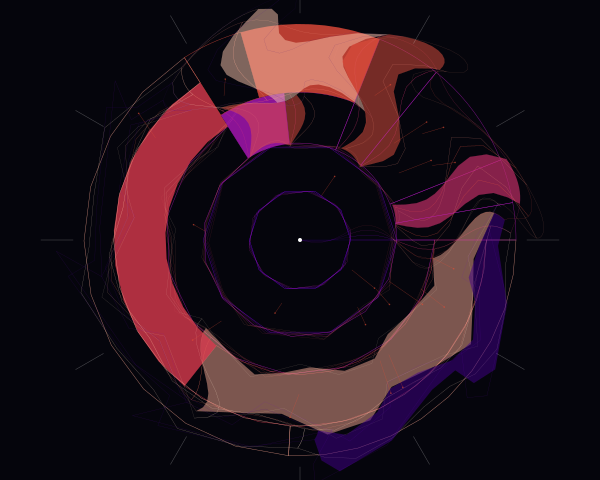

Source code (Python):
import cairo
import math
import random

# Setup
width, height = 600, 480
surface = cairo.ImageSurface(cairo.FORMAT_ARGB32, width, height)
ctx = cairo.Context(surface)

# Background
ctx.set_source_rgb(0.02, 0.02, 0.05)  # Deep indigo-black
ctx.paint()

# Configuration
CENTER_X, CENTER_Y = width / 2, height / 2
MAX_RADIUS = min(width, height) * 0.45
CELLS = []
ITERATIONS = 5

def get_thermal_color(t):
    """Returns a color based on a thermal gradient: Indigo -> Violet -> Cinnabar -> White"""
    # t is 0.0 to 1.0
    colors = [
        (0.11, 0.0, 0.32),  # Deep Indigo
        (0.56, 0.0, 1.0),   # Violet
        (0.89, 0.26, 0.2),  # Cinnabar
        (1.0, 0.9, 0.8)     # Warm White
    ]
    
    if t <= 0: return colors[0]
    if t >= 1: return colors[-1]
    
    # Interpolation logic
    idx = t * (len(colors) - 1)
    i = int(idx)
    f = idx - i
    r = colors[i][0] + (colors[i+1][0] - colors[i][0]) * f
    g = colors[i][1] + (colors[i+1][1] - colors[i][1]) * f
    b = colors[i][2] + (colors[i+1][2] - colors[i][2]) * f
    return (r, g, b)

def subdivide(x, y, w, h, depth):
    """Recursive subdivision to create a Swiss-style hierarchical grid."""
    if depth > 0 and (random.random() > 0.2 or depth > 3):
        split_vertical = random.random() > 0.5
        if split_vertical:
            mid = w * random.uniform(0.3, 0.7)
            subdivide(x, y, mid, h, depth - 1)
            subdivide(x + mid, y, w - mid, h, depth - 1)
        else:
            mid = h * random.uniform(0.3, 0.7)
            subdivide(x, y, w, mid, depth - 1)
            subdivide(x, y + mid, w, h - mid, depth - 1)
    else:
        CELLS.append((x, y, w, h, depth))

# 1. Generate the initial Grid Logic (normalized 0-1 space)
subdivide(0, 0, 1, 1, ITERATIONS)

def project(norm_x, norm_y, entropy_factor):
    """Transforms normalized grid coordinates into a distorted polar space."""
    # Polar Mapping
    angle = norm_x * math.pi * 2.0
    radius = norm_y * MAX_RADIUS
    
    # Displacement logic (Structured Dissipation)
    # The further from the center (radius), the more entropy we introduce
    distortion = math.sin(angle * 8 + norm_y * 10) * (norm_y ** 2) * 25 * entropy_factor
    radius += distortion
    
    # Subtle rotation shift
    angle += math.cos(radius * 0.05) * 0.2 * entropy_factor

    px = CENTER_X + math.cos(angle) * radius
    py = CENTER_Y + math.sin(angle) * radius
    return px, py

# 2. Draw the logic
for x, y, w, h, depth in CELLS:
    # Use multiple layers for "temporal trails" and "vivid gradients"
    layers = 4
    for layer in range(layers):
        # Calculate entropy: increases per layer and per distance from center
        layer_dist = (layer / layers)
        entropy = layer_dist * 1.5
        
        # Color based on normalized radius (y) and layer
        color_val = (y + layer_dist * 0.5) % 1.0
        r, g, b = get_thermal_color(color_val)
        
        ctx.set_source_rgba(r, g, b, 0.8 - (layer * 0.15))
        ctx.set_line_width(0.4 if layer == 0 else 0.2)
        
        # Draw the cell as a warped path
        steps = 10
        # Move to top-left
        px, py = project(x, y, entropy)
        ctx.move_to(px, py)
        
        # Top edge
        for s in range(1, steps + 1):
            px, py = project(x + (w * s / steps), y, entropy)
            ctx.line_to(px, py)
            
        # Right edge
        for s in range(1, steps + 1):
            px, py = project(x + w, y + (h * s / steps), entropy)
            ctx.line_to(px, py)
            
        # Bottom edge
        for s in range(1, steps + 1):
            px, py = project(x + w - (w * s / steps), y + h, entropy)
            ctx.line_to(px, py)
            
        # Left edge
        for s in range(1, steps + 1):
            px, py = project(x, y + h - (h * s / steps), entropy)
            ctx.line_to(px, py)
            
        ctx.close_path()
        
        if random.random() > 0.1:
            ctx.stroke()
        else:
            ctx.fill()

# 3. Add Architectural Details (Fine dots and radial markers)
ctx.set_line_width(0.5)
for i in range(12):
    angle = (i / 12) * math.pi * 2
    r_start = MAX_RADIUS * 1.05
    r_end = MAX_RADIUS * 1.2
    
    ctx.set_source_rgba(1, 1, 1, 0.3)
    ctx.move_to(CENTER_X + math.cos(angle) * r_start, CENTER_Y + math.sin(angle) * r_start)
    ctx.line_to(CENTER_X + math.cos(angle) * r_end, CENTER_Y + math.sin(angle) * r_end)
    ctx.stroke()

# 4. Center Core "Precision"
ctx.set_source_rgb(1, 1, 1)
ctx.arc(CENTER_X, CENTER_Y, 2, 0, math.pi * 2)
ctx.fill()

# 5. Strategic "Mathematical" Glitch Lines
for _ in range(20):
    t = random.random()
    angle = random.uniform(0, math.pi * 2)
    dist = random.uniform(MAX_RADIUS * 0.2, MAX_RADIUS * 0.9)
    length = random.uniform(10, 40)
    
    ctx.set_source_rgba(0.9, 0.3, 0.2, 0.6) # Cinnabar highlight
    x1 = CENTER_X + math.cos(angle) * dist
    y1 = CENTER_Y + math.sin(angle) * dist
    x2 = CENTER_X + math.cos(angle + 0.05) * (dist + length)
    y2 = CENTER_Y + math.sin(angle + 0.05) * (dist + length)
    
    ctx.set_line_width(0.3)
    ctx.move_to(x1, y1)
    ctx.line_to(x2, y2)
    ctx.stroke()
    
    # Tiny terminal dots
    ctx.arc(x2, y2, 0.8, 0, math.pi * 2)
    ctx.fill()
